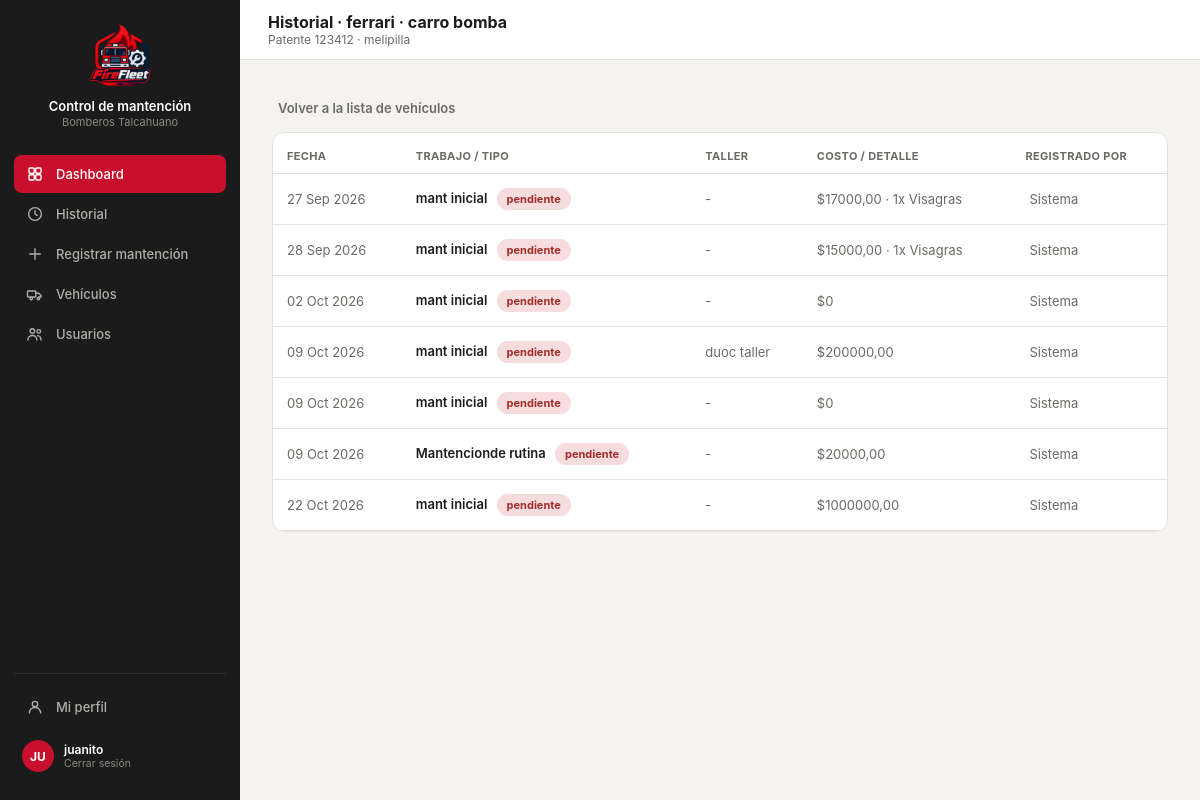
The page /detalle/1/ (signed in) on the database as committed earlier.
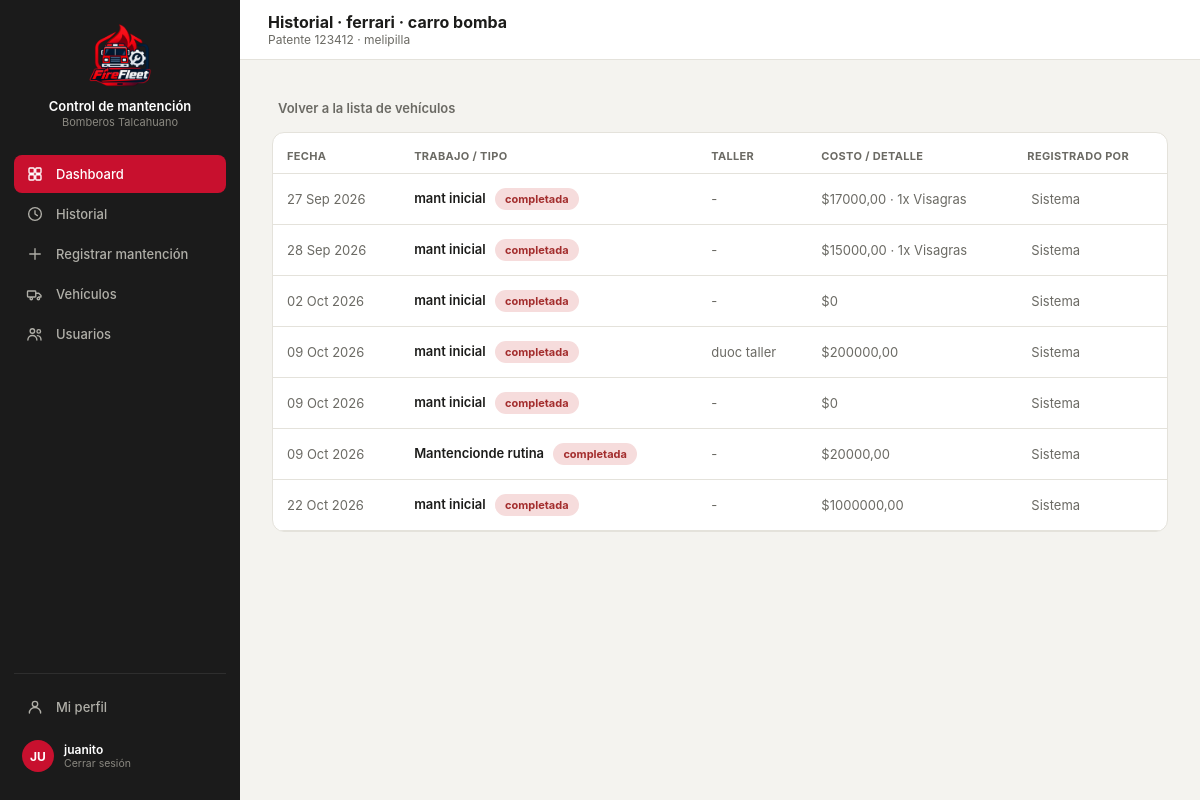
The same page on the database as committed later.
### core/models.py (models this page shows, shortened)
class Mantencion(models.Model):
    id_mant = models.AutoField(primary_key=True)
    id_vehi = models.ForeignKey(
        Vehiculo, on_delete=models.CASCADE, db_column="id_vehi", related_name="mantenciones",
    )
    id_tipo = models.ForeignKey(
        TipoMantencion, on_delete=models.PROTECT, db_column="id_tipo", related_name="mantenciones",
    )
    descripcion = models.TextField(blank=True, default='')
    fecha_in = models.DateField(auto_now_add=True)
    fecha_ter = models.DateField(null=True, blank=True)
    estado = models.CharField(max_length=30, default="pendiente")
    costo_t = models.DecimalField(max_digits=12, decimal_places=2, default=0)
    respon = models.CharField(max_length=120, blank=True)
    class Meta:
        db_table = "mantencion"

class TipoMantencion(models.Model):
    id_tipo = models.AutoField(primary_key=True)
    nombre = models.CharField(max_length=100)
    categ = models.CharField(max_length=50, blank=True)
    perio = models.CharField(max_length=50, blank=True)
    class Meta:
        db_table = "tipomantencion"
        verbose_name = "Tipo de mantención"
        verbose_name_plural = "Tipos de mantención"

### core/views.py (the view)
# urls.py: path('detalle/<int:vehiculo_id>/', views.detalle, name='detalle'),
@login_required(login_url='index')
def detalle(request, vehiculo_id):
    perfil, current_user_data = _datos_usuario_actual(request)
    current_user_data['role'] = current_user_data['rol']
    vehiculo = get_object_or_404(Vehiculo, pk=vehiculo_id)
    mantenciones = Mantencion.objects.filter(id_vehi=vehiculo)
    context = {
        'current_user': current_user_data,  # <-- verifica si es admin el user
        'vehiculo': vehiculo,
        'mantenciones': mantenciones,
    }
    return render(request, 'core/historial-detalle.html', context)

### core/models.py (called while the page is built)
    def __str__(self):
        return self.nombre

### core/views.py (called while the page is built)
def _datos_usuario_actual(request):
    perfil_usuario = getattr(request.user, 'perfil', None)
    is_admin = request.user.is_superuser or bool(
        perfil_usuario and (perfil_usuario.rol or '').lower() == 'administrador'
    )
    if perfil_usuario:
        nombre = perfil_usuario.nombre
        rol = perfil_usuario.rol
        comp = str(perfil_usuario.id_compania) if perfil_usuario.id_compania else 'Sin Compañía'
    else:
        nombre = request.user.get_full_name() or request.user.username
        rol = ''
        comp = 'Sin Compañía'
    return perfil_usuario, {
        'name': nombre,
        'rol': rol,
        'comp': comp,
        'initials': ''.join([palabra[0].upper() for palabra in nombre.split()[:2]]) or '??',
        'isAdmin': is_admin,
    }

### core/templates/core/historial-detalle.html (shortened to what the changed rows need)
{% load static %}
<!DOCTYPE html>
<html lang="es">
<head>
<link rel="stylesheet" href="https://cdnjs.cloudflare.com/ajax/libs/tabler-icons/2.44.0/iconfont/tabler-icons.min.css">
<link rel="stylesheet" href="{% static 'styles.css' %}">
</head>
<body>
<div class="layout">
  <div class="main">
    <div class="topbar">
      <div style="display:flex; align-items:center; gap:12px;">
        <div>
          <h2 id="topbar-title">Historial · {{ vehiculo.modelo }} · {{ vehiculo.tipo_v }}</h2>
        </div>
      </div>
    </div>
    <div class="content" id="content">
      {% if mantenciones %}
        <div class="card" style="padding:0; overflow:hidden;">
          <table>
            <thead>
              <tr>
                <th>Fecha</th>
                <th>Trabajo / Tipo</th>
                <th>Taller</th>
                <th>Costo / detalle</th>
                <th>Registrado por</th>
              </tr>
            </thead>
            <tbody>
              {% for m in mantenciones %}
              <tr>
                <td style="color:var(--text2); white-space:nowrap;">{{ m.fecha_in|date:"d M Y" }}</td>
                <td style="font-weight:600;">
                  {{ m.id_tipo.nombre|default:"Sin especificar" }}
                  {% if m.estado %}
  {% if m.estado == 'Preventiva' or m.estado == 'Completada' %}
    <span class="pill" style="margin-left:6px; background:var(--green-bg); color:var(--green);">
  {% else %}
    <span class="pill" style="margin-left:6px; background:var(--danger-bg); color:var(--danger);">
  {% endif %}
      {{ m.estado }}
    </span>
{% endif %}
                </td>
                <td style="color:var(--text2);">{{ m.respon|default:"-" }}</td>
                <td style="color:var(--text2);">
                  ${{ m.costo_t|default:0 }}
      {% if m.insumos_usados.all %}
        ·
        {% for i in m.insumos_usados.all %}
          {{ i.cant|floatformat:"-2" }}x {{ i.id_insu.nombre }}{% if not forloop.last %}, {% endif %}
        {% endfor %}
      {% endif %}
    </td>
                <td style="color:var(--text2); white-space:nowrap;">
                  {{ m.empleados_asignados|default:"Sistema" }}
                </td>
              </tr>
              {% endfor %}
            </tbody>
          </table>
        </div>
      {% else %}
        <div class="card" style="text-align:center; padding:50px 20px; color:var(--text2);">
          <i class="ti ti-file-off" style="font-size:28px;"></i>
          <p style="font-size:13px; margin:10px 0 0;">Este vehículo aún no tiene mantenciones registradas.</p>
        </div>
      {% endif %}
    </div>
  </div>
</div>
</body>
</html>

Rows that differ between the two databases and show on the page:
changed Mantencion "27 Sep 2026": estado "pendiente" → "completada"
changed Mantencion "28 Sep 2026": estado "pendiente" → "completada"
changed Mantencion "02 Oct 2026": estado "pendiente" → "completada"
changed Mantencion "duoc taller": estado "pendiente" → "completada"
changed Mantencion (number 5 of 7 on the later page): estado "pendiente" → "completada"
changed Mantencion "Mantencionde rutina": estado "pendiente" → "completada"
changed Mantencion "22 Oct 2026": estado "pendiente" → "completada"
